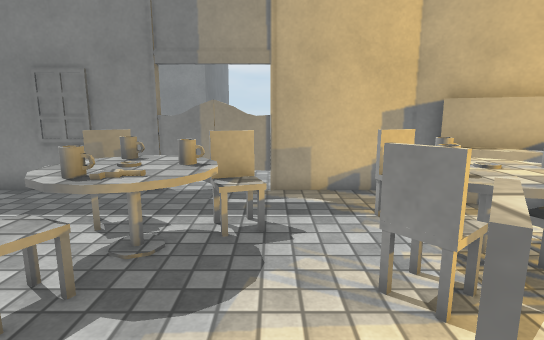
View 1 (above)

16 first-person views from a walk through a Unity game level. The camera is 1.2 m above the floor, tilts 10° down and sees 80° across. The floor is counted in squares, 0.5 m on a side. Each view is taken from the middle of a square. On the plan, view 1 faces up. The plan holds only what a view shows up to about 20 squares ahead; the rest is blank. The place goes on beyond the plan. Surface patterns are stand-ins for the level's own textures.

View 2
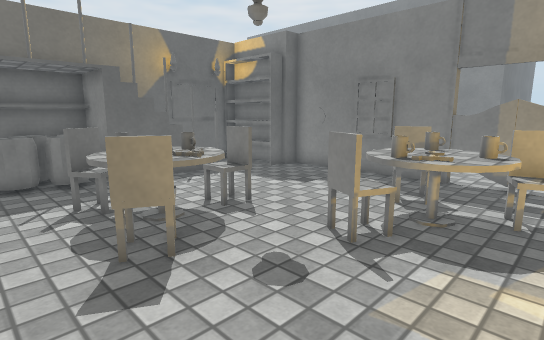

View 3
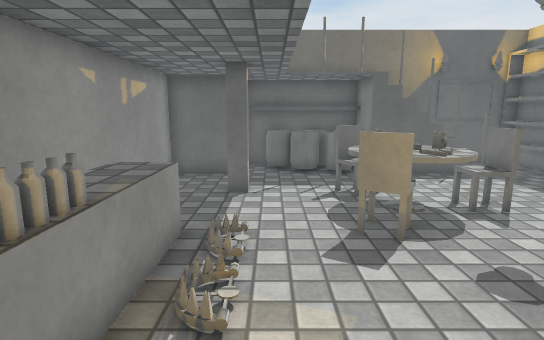

View 4
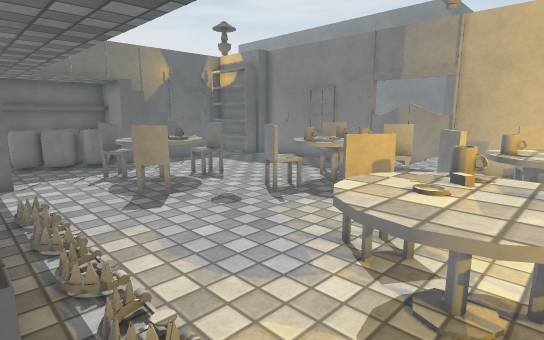

View 5
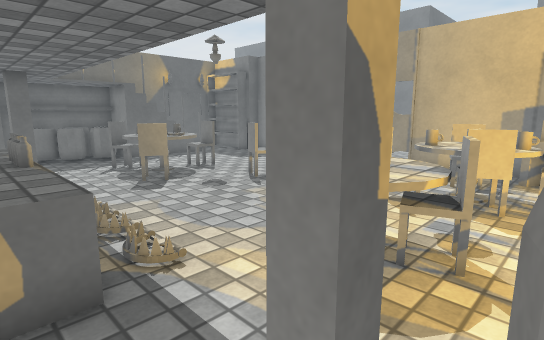

View 6
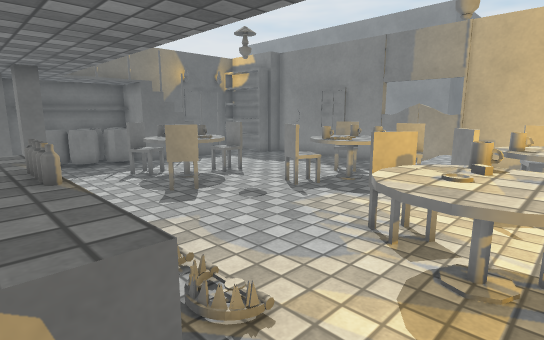

View 7
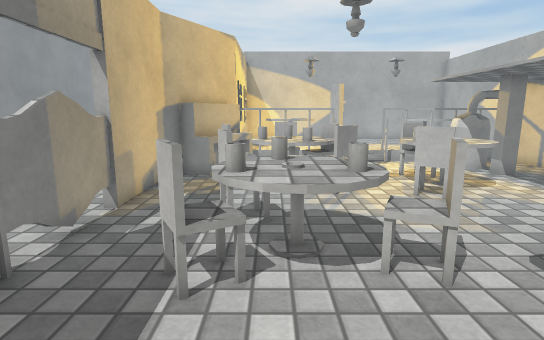

View 8
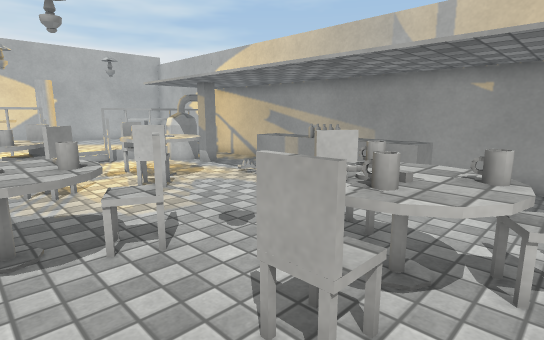

View 9
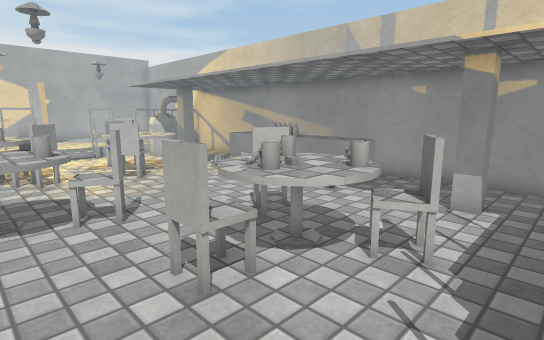

View 10
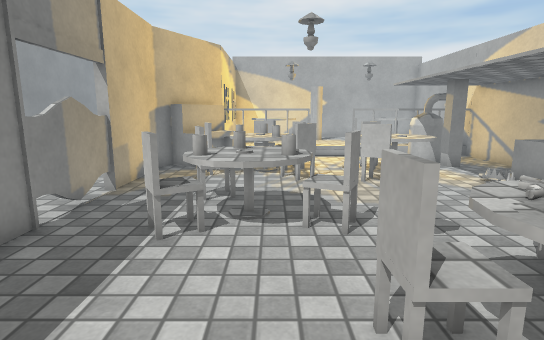

View 11
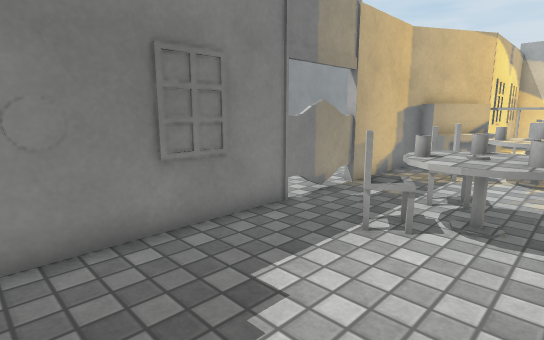

View 12
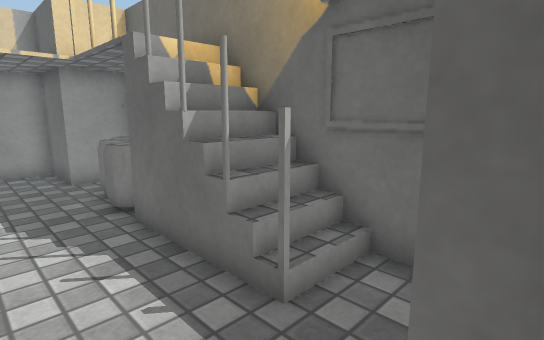

View 13
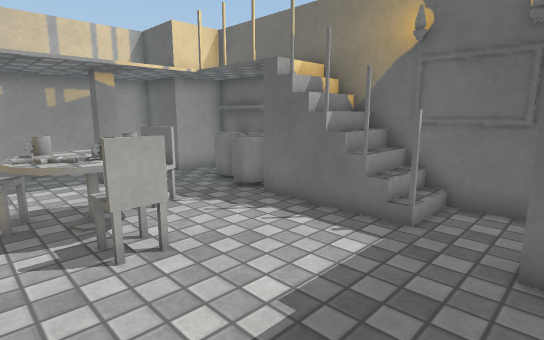

View 14
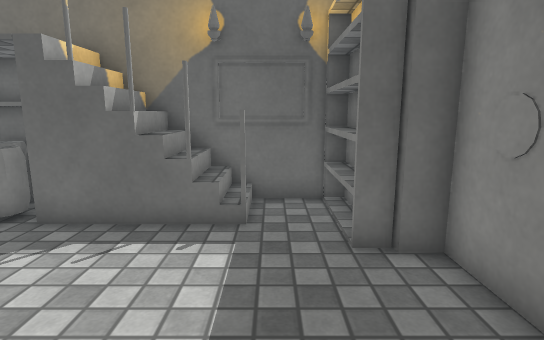

View 15
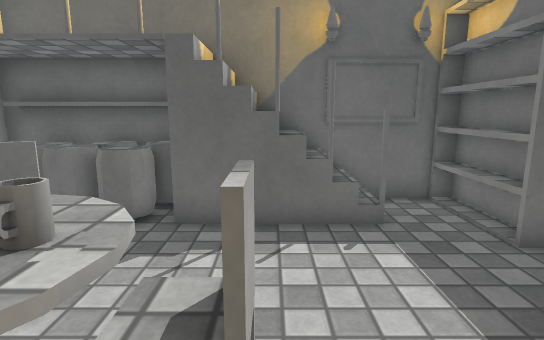

View 16
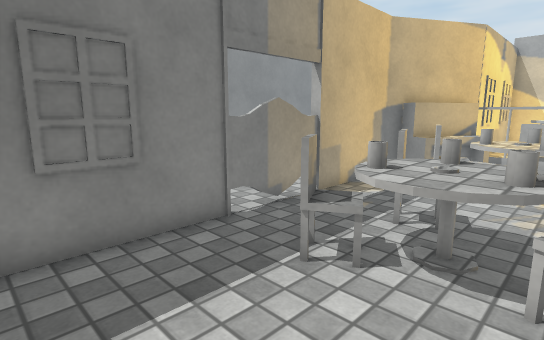

### Floor plan
Key: @ floor where view 1 was taken; # wall or solid block; x gap in a wall; . main floor; : floor 0.25 m higher than the main floor; / step, stairs or slope; = window, fence, low wall or low ledge; ^ raised ledge; C chair; T table; O other object.
Columns run from 14 left of view 1 to 9 right of it. Each row starts with its distance up from view 1.
 11           .......
 10     #######=#######O
  9 #####..............OOO
  8 ####.............C^OOO##
  7 #.........CTTC...#^^^O=
  6 ###.......TTTT..TTT=C =
  5 # O.......TTTT..T#TT  =
  4 O O.......CCT...C=CC  =
  3 O O...TOT............ =
  2 # O...TOT......C =....::
  1 # =..C#T##.....OTOTC..::
  0 # x..CTT C....@.TTTC..#
 -1 # O.............TTT...=
 -2 #O...............   ##=
 -3 ###..#.../ O    ..####=
 -4   #......########..###=
 -5   #......##    ##.....=
 -6   ########      ########

Positions as (right, up) in squares from view 1, and headings:
1: (0, 0), facing up
2: (0, -2), facing up-left
3: (1, -2), facing left
4: (4, -4), facing up-left
5: (6, -5), facing up-left
6: (4, -5), facing up-left
7: (-8, 6), facing right
8: (-9, 6), facing down-right
9: (-11, 6), facing down-right
10: (-10, 5), facing right
11: (-10, 4), facing up-right
12: (-9, 9), facing down-left
13: (-5, 9), facing down-left
14: (-5, 7), facing left
15: (-5, 4), facing left
16: (-8, 4), facing up-right
